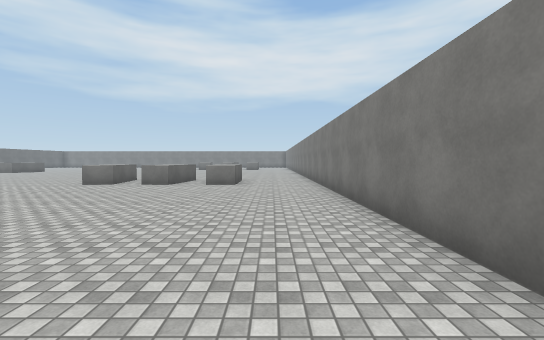
View 1 (above)

21 first-person views from a walk through a 3-D level made in the Unity game engine. The camera is 1.5 m above the floor, tilts 2° down and sees 90° across. The floor is counted in squares, 2 m on a side. Each view is taken from the middle of a square. On the plan, view 1 faces up. The plan holds only what a view shows up to about 10 squares ahead; the rest is blank. The place goes on beyond the plan. The player character is not drawn. Some surface patterns are stand-ins.

View 2
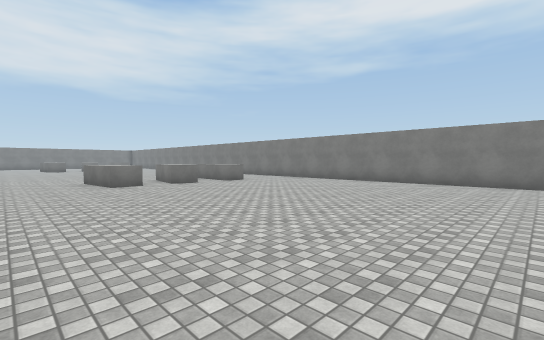

View 3
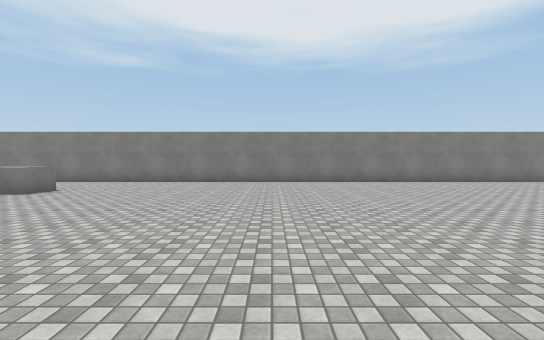

View 4
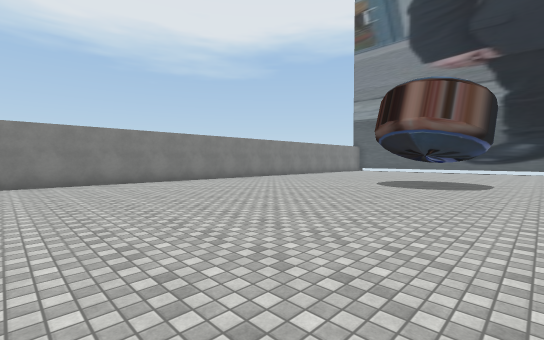

View 5
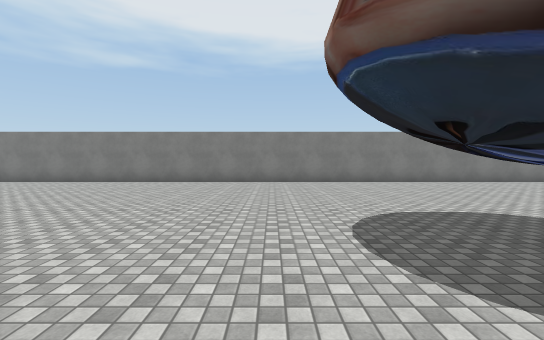

View 6
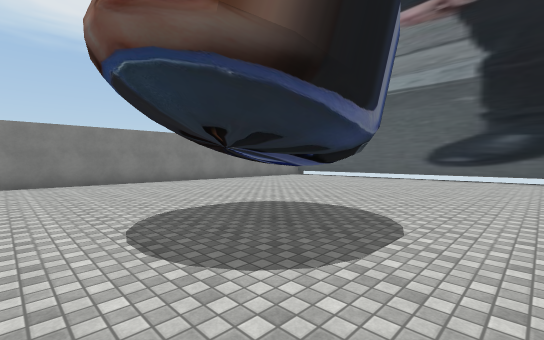

View 7
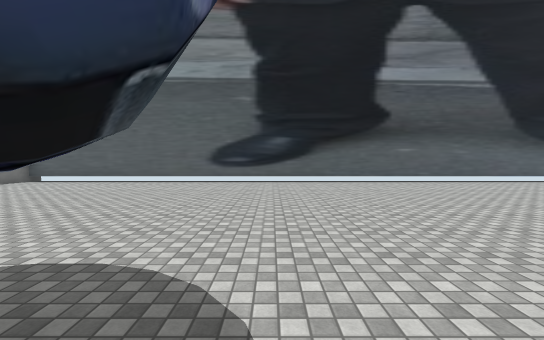

View 8
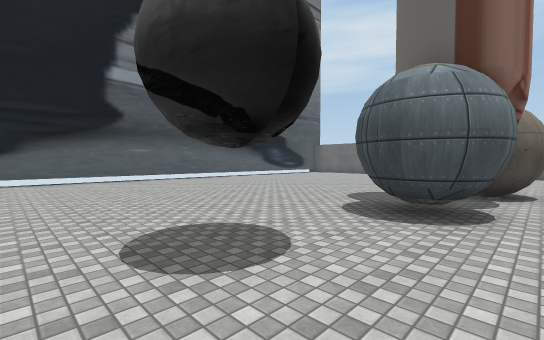

View 9
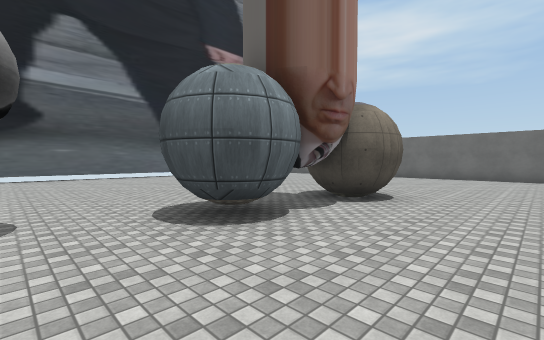

View 10
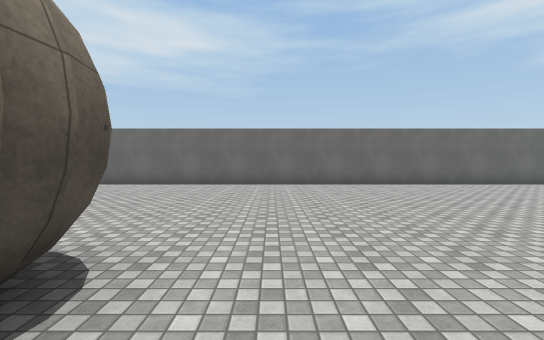

View 11
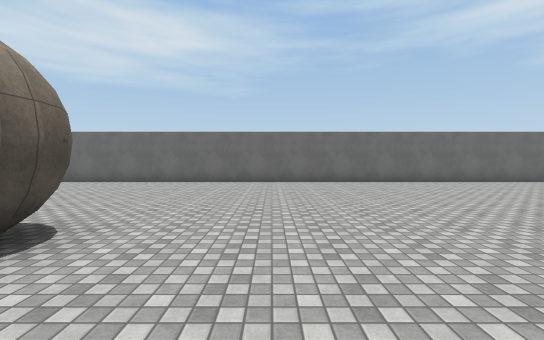

View 12
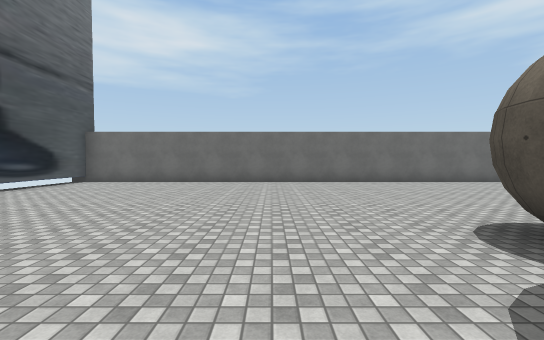

View 13
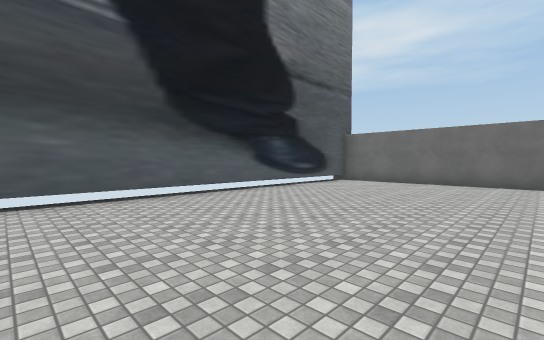

View 14
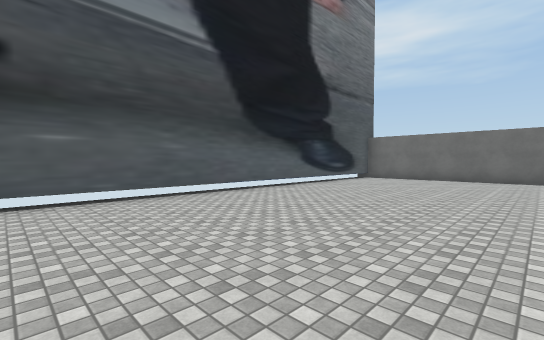

View 15
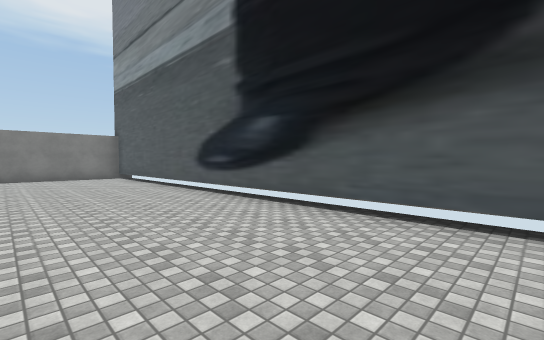

View 16
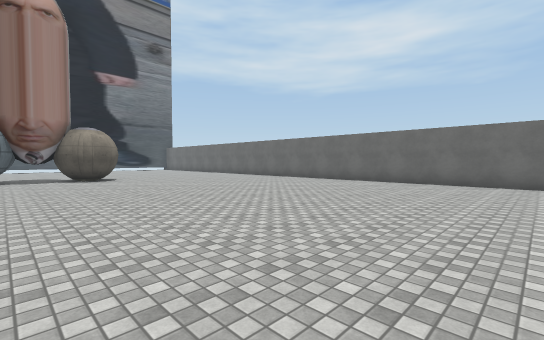

View 17
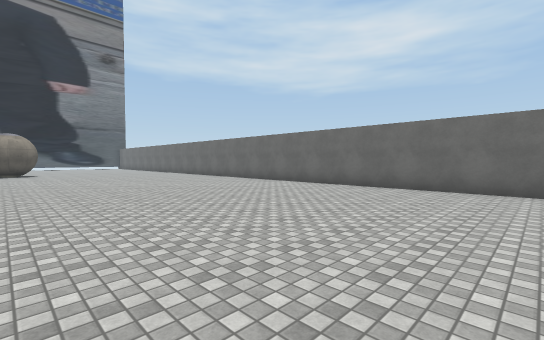

View 18
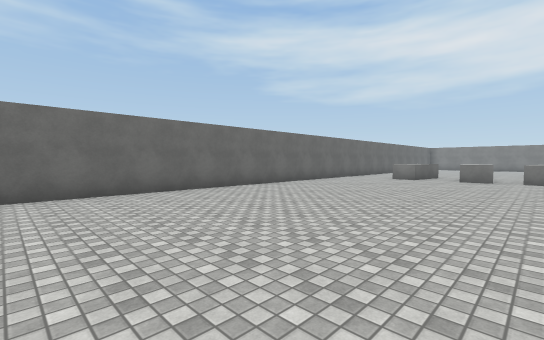

View 19
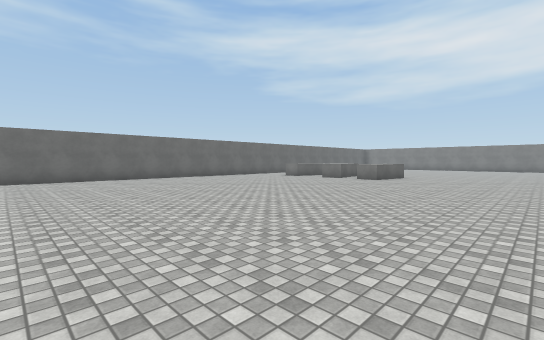

View 20
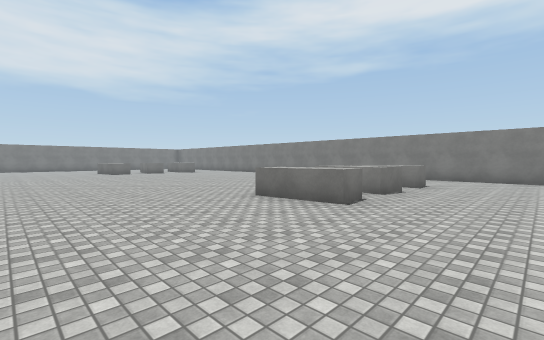

View 21
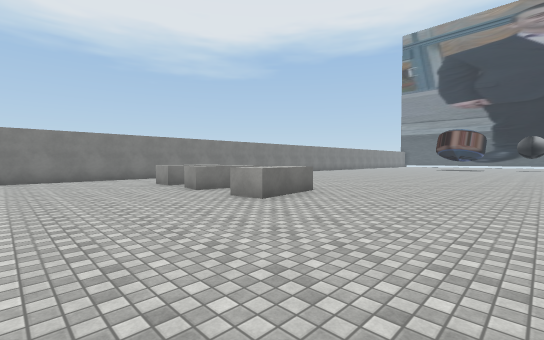

### Floor plan
Points are (right, up) in squares from view 1. A wall is a line through its corners. A room is listed if a view was taken in it or the views show most of it. See-through windows are left out.
Room 1 (views 1, 2, 3, 4, 5, 6, 7, 8, 9, 10, 11, 12, 13, 14, 15, 16, 17, 18, 19, 20, 21)
walls: (-13, -9.6) (-12.7, -9.4) (-12.3, -9.3); (-11.5, -10.4) (-11.7, -10.9); (-14.4, -9.5) (-14.3, -10) (-14.6, -10.5); (-15.4, -8.9) (-14.9, -9); (-5.2, 10) (-5, 8.5) (-5.9, 8.4) (-6.1, 10.4) (-5.2, 10.5); (-1.1, 8.4) (-2.1, 8.4) (-2.1, 10.4) (-1.1, 10.4); (-2.9, 10) (-3.2, 8.4) (-4.1, 8.5) (-3.8, 10.5) (-2.9, 10.4); (-22.5, 12.6) (-22.5, -19.5) (1.5, -19.5) (1.5, 14)

Positions as (right, up) in squares from view 1, and headings:
1: (0, 0), facing up
2: (-8, 0), facing up-right
3: (-8, 3), facing right
4: (-8, -1), facing down-right
5: (-8, -8), facing right
6: (-8, -8), facing down-right
7: (-7, -10), facing down
8: (-8, -9), facing down-left
9: (-10, -7), facing down-left
10: (-14, -8), facing left
11: (-13, -7), facing left
12: (-13, -13), facing left
13: (-13, -14), facing down-left
14: (-11, -14), facing down-left
15: (-11, -16), facing down-right
16: (-13, 2), facing down-left
17: (-15, 7), facing down-left
18: (-16, 5), facing up-left
19: (-11, 6), facing up-left
20: (-10, 6), facing up-right
21: (-10, 14), facing down-right
